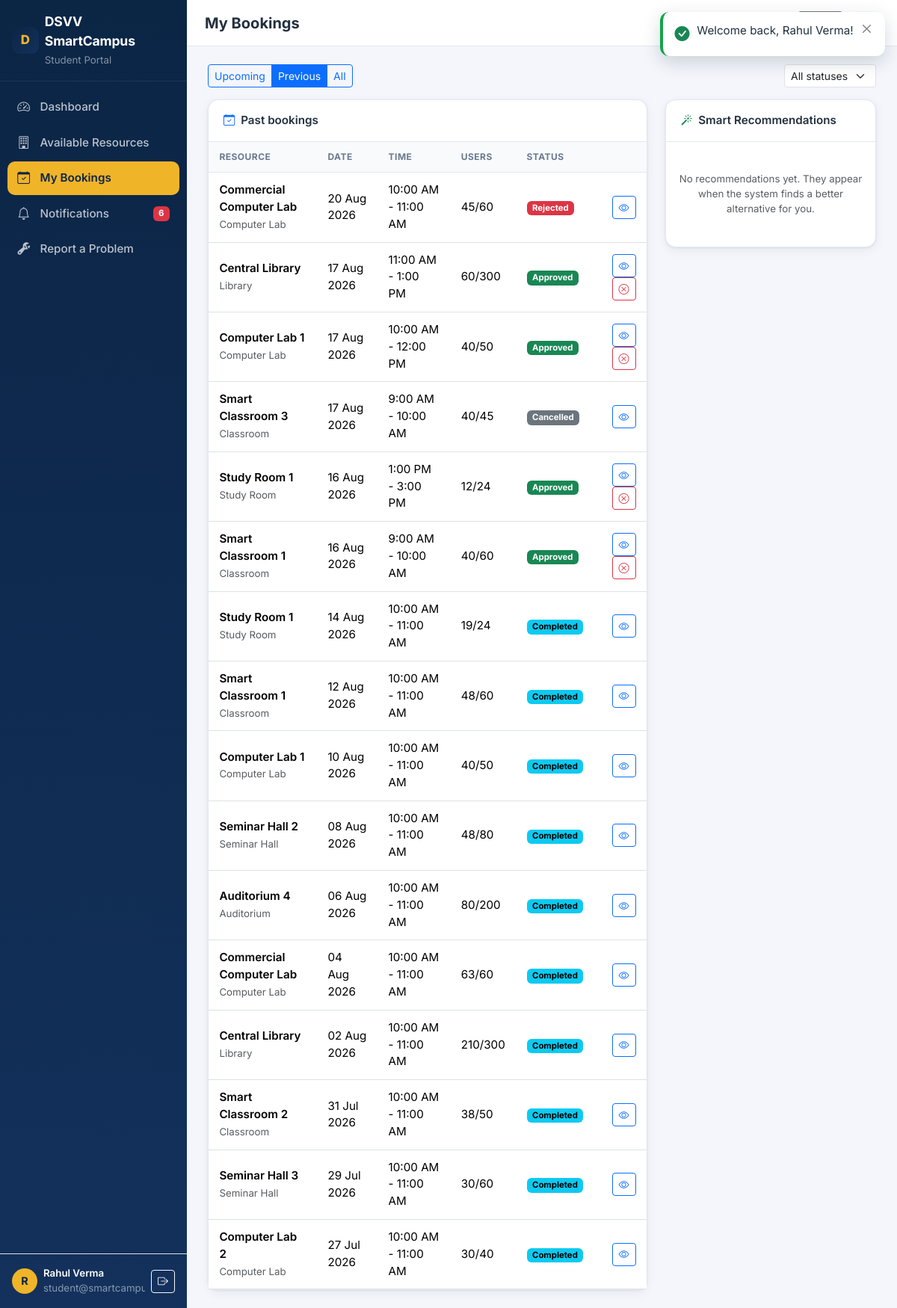
Page /student/my-bookings.php?filter=past (signed in) on the committed database.
### tables this page shows
CREATE TABLE users (
  id INT UNSIGNED AUTO_INCREMENT PRIMARY KEY,
  name VARCHAR(120) NOT NULL,
  email VARCHAR(160) NOT NULL UNIQUE,
  password VARCHAR(255) NOT NULL,
  role ENUM('student','faculty','admin') NOT NULL DEFAULT 'student',
  department VARCHAR(120) NULL,
  user_identifier VARCHAR(50) NULL,
  status ENUM('active','inactive') NOT NULL DEFAULT 'active',
  created_at TIMESTAMP DEFAULT CURRENT_TIMESTAMP
);

CREATE TABLE bookings (
  id INT UNSIGNED AUTO_INCREMENT PRIMARY KEY,
  user_id INT UNSIGNED NOT NULL,
  resource_id INT UNSIGNED NOT NULL,
  date DATE NOT NULL,
  start_time TIME NOT NULL,
  end_time TIME NOT NULL,
  expected_users INT UNSIGNED NOT NULL DEFAULT 0,
  purpose VARCHAR(255) NULL,
  status ENUM('pending','approved','rejected','cancelled','completed') NOT NULL DEFAULT 'pending',
  created_at TIMESTAMP DEFAULT CURRENT_TIMESTAMP,
  CONSTRAINT fk_bookings_user FOREIGN KEY (user_id) REFERENCES users(id) ON DELETE CASCADE,
  CONSTRAINT fk_bookings_resource FOREIGN KEY (resource_id) REFERENCES resources(id) ON DELETE CASCADE,
  KEY idx_date (date), KEY idx_status (status), KEY idx_resource (resource_id, date)
);

CREATE TABLE resources (
  id INT UNSIGNED AUTO_INCREMENT PRIMARY KEY,
  name VARCHAR(120) NOT NULL,
  type ENUM('classroom','computer_lab','library','seminar_hall','meeting_room','study_room','auditorium','hostel','canteen','health_centre','guest_house','amenity') NOT NULL,
  capacity INT UNSIGNED NOT NULL DEFAULT 0,
  location VARCHAR(160) NOT NULL,
  description TEXT NULL,
  facilities TEXT NULL,
  bookable_by ENUM('all','student','faculty','admin') NOT NULL DEFAULT 'all',
  status ENUM('active','inactive','maintenance') NOT NULL DEFAULT 'active',
  created_at TIMESTAMP DEFAULT CURRENT_TIMESTAMP,
  KEY idx_type (type), KEY idx_status (status)
);

### includes/functions.php (called while the page is built, shortened)
<?php
require_once __DIR__ . '/../config/database.php';
function e(?string $value): string {
    return htmlspecialchars((string)$value, ENT_QUOTES, 'UTF-8');
}
function url(string $path = '/'): string {
    if ($path === '/') return APP_URL !== '' ? APP_URL . '/' : '/';
    return APP_URL . $path;
}
function fmt_date(?string $date): string {
    $d = new DateTime($date);
    return $d->format(DATE_FORMAT);
}
function fmt_time(?string $time): string {
    $t = new DateTime($time);
    return $t->format(TIME_FORMAT);
}
function resource_type_label(?string $type): string {
    return RESOURCE_TYPES[$type] ?? ($type ?? '-');
}
function unread_notifications(PDO $pdo, int $userId): int {
    $stmt = $pdo->prepare("SELECT COUNT(*) FROM notifications WHERE user_id = :u AND is_read = 0");
    $stmt->execute([':u' => $userId]);
    return (int)$stmt->fetchColumn();
}
function booking_status_class(string $status): string {
    return match ($status) {
        'approved'  => 'success',
        'pending'   => 'warning',
        'rejected'  => 'danger',
        'cancelled' => 'secondary',
        'completed' => 'info',
        default     => 'secondary',
    };
}

### config/database.php (called while the page is built, shortened)
<?php
function maybe_install_schema(PDO $pdo): void {
    try {
        if ($pdo->query("SHOW TABLES LIKE 'users'")->fetchColumn()) {
            return;
        }
    } catch (Throwable $e) {
        error_log('[DSVV SmartCampus] auto-install skipped: ' . $e->getMessage());
    }
}
function db(): PDO {
    static $pdo = null;
    if ($pdo === null) {
        $dsn = 'mysql:host=' . DB_HOST . ';port=' . DB_PORT . ';dbname=' . DB_NAME . ';charset=utf8mb4';
        try {
            $pdo = new PDO($dsn, DB_USER, DB_PASS, [
                PDO::ATTR_ERRMODE            => PDO::ERRMODE_EXCEPTION,
                PDO::ATTR_DEFAULT_FETCH_MODE => PDO::FETCH_ASSOC,
                PDO::ATTR_EMULATE_PREPARES   => false,
            ]);
            maybe_install_schema($pdo);
        } catch (PDOException $e) {
            http_response_code(500);
            die('Database connection failed. Check the DB_* settings (config/config.php or environment variables) and ensure MySQL is running.<br>' . htmlspecialchars($e->getMessage()));
        }
    }
    return $pdo;
}

### includes/auth.php (called while the page is built, shortened)
<?php
require_once __DIR__ . '/functions.php';
function current_user(): ?array {
    static $user = false;
    if ($user === false) {
        $user = null;
        if (!empty($_SESSION['user_id'])) {
            $stmt = db()->prepare("SELECT * FROM users WHERE id = :id AND status = 'active'");
            $stmt->execute([':id' => (int)$_SESSION['user_id']]);
            $row = $stmt->fetch();
            if ($row) {
                $user = $row;
            } else {
                session_destroy();
            }
        }
    }
    return $user ?: null;
}
function require_login(string $redirectTo = '/login.php'): array {
    $u = current_user();
    return $u;
}
function require_any_role(array $roles): array {
    $u = require_login();
    return $u;
}
function role_home(string $role): string {
    return match ($role) {
        'admin'   => '/admin/dashboard.php',
        'faculty' => '/faculty/dashboard.php',
        default   => '/student/dashboard.php',
    };
}

### student/my-bookings.php (the view, shortened to what this page needs)
<?php
require_once __DIR__ . '/../includes/functions.php';
require_once __DIR__ . '/../includes/auth.php';
$u = require_any_role(['student', 'faculty']);
$pdo = db();
$page_title = 'My Bookings';
$active = 'bookings';
$filter = $_GET['filter'] ?? 'upcoming';
$today = date('Y-m-d');
$where = ["b.user_id = :uid"];
$params = [':uid' => (int)$u['id']];
switch ($filter) {
    case 'past':
        $where[] = "b.date < :dt OR (b.date = :dt2 AND b.end_time < :now) OR b.status IN ('completed')";
        $params[':dt'] = $today; $params[':dt2'] = $today; $params[':now'] = date('H:i:s');
        break;
}
$sql = "SELECT b.*, r.name AS resource_name, r.type AS resource_type, r.location AS location, r.capacity AS capacity
        FROM bookings b JOIN resources r ON r.id = b.resource_id
        WHERE " . implode(' AND ', $where) . " ORDER BY b.date DESC, b.start_time DESC";
$stmt = $pdo->prepare($sql);
$stmt->execute($params);
$bookings = $stmt->fetchAll();
$recs = $pdo->prepare(
    "SELECT rec.*, rr.name AS requested_name, rrc.name AS recommended_name, rrc.capacity AS recommended_capacity,
            b.date AS booking_date, b.start_time AS start_time, b.end_time AS end_time, b.expected_users AS expected_users, b.status AS booking_status
     FROM recommendations rec
     JOIN resources rr ON rr.id = rec.requested_resource_id
     JOIN resources rrc ON rrc.id = rec.recommended_resource_id
     LEFT JOIN bookings b ON b.id = rec.booking_id
     WHERE b.user_id = :uid OR rec.booking_id IS NULL
     ORDER BY rec.created_at DESC"
);
$recs->execute([':uid' => (int)$u['id']]);
$recommendations = $recs->fetchAll();
require_once __DIR__ . '/../includes/dash_header.php';
?>
<div class="d-flex flex-wrap gap-2 mb-3 align-items-center">
    <div class="btn-group btn-group-sm" role="group">
        <a class="btn btn-outline-primary <?= $filter === 'upcoming' ? 'active' : '' ?>" href="?filter=upcoming">Upcoming</a>
        <a class="btn btn-outline-primary <?= $filter === 'past' ? 'active' : '' ?>" href="?filter=past">Previous</a>
        <a class="btn btn-outline-primary <?= $filter === 'all' ? 'active' : '' ?>" href="?filter=all">All</a>
    </div>
    <select class="form-select form-select-sm ms-auto" style="width:auto" id="statusFilter" onchange="location.href='?filter=<?= e($filter) ?>&status='+this.value">
        <option value="">All statuses</option>
    </select>
</div>
<div class="row g-4">
    <div class="col-lg-8">
        <div class="sc-card">
            <div class="card-header-sc"><i class="bi bi-calendar-check text-primary"></i> <?= ucfirst($filter) ?> bookings</div>
            <div class="table-responsive">
                <table class="table sc-table mb-0">
                    <thead><tr><th>Resource</th><th>Date</th><th>Time</th><th>Users</th><th>Status</th><th></th></tr></thead>
                    <tbody>
                    <?php if (!$bookings): ?>
                        <tr><td colspan="6" class="text-center text-muted py-5">
                            <i class="bi bi-calendar-x fs-1 d-block mb-2"></i>
                            No bookings here yet. <a href="<?= url('/student/resources.php') ?>">Browse resources</a>
                        </td></tr>
                    <?php else: ?>
                        <?php foreach ($bookings as $b): ?>
                        <tr>
                            <td>
                                <div class="fw-semibold"><?= e($b['resource_name']) ?></div>
                                <small class="text-muted"><?= e(resource_type_label($b['resource_type'])) ?></small>
                            </td>
                            <td><?= fmt_date($b['date']) ?></td>
                            <td><?= fmt_time($b['start_time']) ?> - <?= fmt_time($b['end_time']) ?></td>
                            <td><?= (int)$b['expected_users'] ?>/<?= (int)$b['capacity'] ?></td>
                            <td><span class="badge text-bg-<?= booking_status_class($b['status']) ?>"><?= ucfirst($b['status']) ?></span></td>
                            <td class="text-end">
                                <a href="?filter=<?= e($filter) ?>&b=<?= (int)$b['id'] ?>" class="btn btn-sm btn-outline-primary"><i class="bi bi-eye"></i></a>
                                <?php if (in_array($b['status'], ['pending', 'approved'], true)): ?>
                                    <button class="btn btn-sm btn-outline-danger" onclick="cancelBooking(<?= (int)$b['id'] ?>)"><i class="bi bi-x-circle"></i></button>
                                <?php endif; ?>
                            </td>
                        </tr>
                        <?php endforeach; ?>
                    <?php endif; ?>
                    </tbody>
                </table>
            </div>
        </div>
    </div>
    <div class="col-lg-4">
        <div class="sc-card">
            <div class="card-header-sc"><i class="bi bi-magic text-success"></i> Smart Recommendations</div>
            <div class="p-3">
                <?php if (!$recommendations): ?>
                    <p class="text-muted small mb-0 text-center py-4">No recommendations yet. They appear when the system finds a better alternative for you.</p>
                <?php endif; ?>
            </div>
        </div>
    </div>
</div>
<?php
require_once __DIR__ . '/../includes/dash_footer.php';
?>

### includes/dash_header.php (shortened to what this page needs)
<?php
$pageTitle = $page_title ?? 'Dashboard';
$activeNav = $active ?? '';
$unread = $u ? unread_notifications(db(), (int)$u['id']) : 0;
?>
<!DOCTYPE html>
<html lang="en">
<head>
    <link href="https://cdn.jsdelivr.net/npm/bootstrap@5.3.3/dist/css/bootstrap.min.css" rel="stylesheet">
    <link rel="stylesheet" href="https://cdn.jsdelivr.net/npm/bootstrap-icons@1.11.3/font/bootstrap-icons.min.css">
    <link rel="stylesheet" href="<?= url('/assets/css/style.css') ?>">
</head>
<body class="dash-body">
<div class="dash-shell">
    <aside class="sc-sidebar" id="sidebar">
        <div class="d-flex align-items-center gap-2 px-3 py-3 border-bottom sc-sidebar-brand">
            <span class="sc-logo"><?= e(APP_NAME[0]) ?></span>
            <div class="flex-grow-1">
                <div class="fw-bold sc-brand-text text-white"><?= e(APP_NAME) ?></div>
                <small class="text-white-50"><?= ucfirst(e($u['role'])) ?> Portal</small>
            </div>
        </div>
        <nav class="sc-sidebar-nav flex-grow-1 overflow-auto">
            <?php
            foreach ($navItems[$u['role']] ?? [] as $item):
                $activeClass = $activeNav === $item['key'] ? ' active' : '';
            ?>
            <a href="<?= url($item['href']) ?>" class="sc-nav-item<?= $activeClass ?>">
                <i class="bi bi-<?= e($item['icon']) ?>"></i>
                <span><?= e($item['label']) ?></span>
                <?php if (!empty($item['badge']) && $item['badge'] > 0): ?>
                    <span class="badge bg-danger ms-auto"><?= (int)$item['badge'] ?></span>
                <?php endif; ?>
            </a>
            <?php endforeach; ?>
        </nav>
        <div class="p-3 border-top">
            <div class="d-flex align-items-center gap-2">
                <div class="sc-avatar"><?= e(strtoupper(substr($u['name'], 0, 1))) ?></div>
                <div class="flex-grow-1 text-truncate">
                    <div class="text-white small fw-semibold text-truncate"><?= e($u['name']) ?></div>
                    <div class="text-white-50 small"><?= e($u['email']) ?></div>
                </div>
                <a href="<?= url('/logout.php') ?>" class="btn btn-sm btn-outline-light" title="Logout"><i class="bi bi-box-arrow-right"></i></a>
            </div>
        </div>
    </aside>
    <div class="dash-main">
        <div class="sc-topbar d-flex align-items-center gap-3 px-3 px-lg-4">
            <div class="flex-grow-1">
                <h1 class="h5 mb-0 fw-bold"><?= e($pageTitle) ?></h1>
            </div>
            <a href="<?= url('/index.php') ?>" class="btn btn-sm btn-outline-secondary" title="Public site"><i class="bi bi-globe2"></i><span class="d-none d-sm-inline ms-1">Site</span></a>
            <a href="<?= url(role_home($u['role'])) ?>" class="btn btn-sm btn-light" title="Home"><i class="bi bi-house"></i></a>
        </div>
        <main class="dash-content">

### assets/css/style.css (style rules this page uses)
:root { --sc-navy: #0b2545; --sc-navy-2: #13315c; --sc-navy-3: #1b3a6b; --sc-gold: #f0b429; --sc-gold-2: #d99a06; --sc-bg: #f4f6fb; --sc-card: #ffffff; --sc-border: #e3e8f0; --sc-text: #22303f; --sc-muted: #6b7a8f; --sc-sidebar-w: 250px; --sc-shadow: 0 1px 3px rgba(11, 37, 69, .08), 0 4px 14px rgba(11, 37, 69, .06); --sc-radius: 14px; }
* { box-sizing: border-box; }
body { font-family: 'Inter', system-ui, -apple-system, 'Segoe UI', Roboto, sans-serif; color: var(--sc-text); background: var(--sc-bg); font-size: .95rem; }
a { text-decoration: none; }
.sc-card { background: var(--sc-card); border: 1px solid var(--sc-border); border-radius: var(--sc-radius); box-shadow: var(--sc-shadow); }
.sc-card .card-header-sc { padding: 1rem 1.25rem; border-bottom: 1px solid var(--sc-border); font-weight: 600; display: flex; align-items: center; gap: .5rem; }
.sc-avatar { width: 34px; height: 34px; border-radius: 50%; background: var(--sc-gold); color: var(--sc-navy); display: grid; place-items: center; font-weight: 700; font-size: .9rem; flex-shrink: 0; }
.sc-logo { width: 36px; height: 36px; border-radius: 10px; background: linear-gradient(135deg, var(--sc-navy) 0%, var(--sc-navy-2) 100%); color: var(--sc-gold); display: grid; place-items: center; font-weight: 800; font-size: 1.05rem; }
.sc-brand-text { color: var(--sc-navy); font-size: 1.1rem; letter-spacing: -.01em; }
.dash-body { background: var(--sc-bg); }
.dash-shell { display: flex; min-height: 100vh; }
.sc-sidebar { width: var(--sc-sidebar-w); background: linear-gradient(180deg, var(--sc-navy) 0%, var(--sc-navy-2) 100%); display: flex; flex-direction: column; position: fixed; top: 0; bottom: 0; left: 0; z-index: 1030; }
.sc-sidebar-brand { border-color: rgba(255,255,255,.08) !important; }
.sc-sidebar-nav { padding: .8rem .6rem; }
.sc-nav-item { display: flex; align-items: center; gap: .7rem; color: rgba(255,255,255,.72); padding: .62rem .85rem; border-radius: 10px; margin-bottom: .15rem; font-weight: 500; transition: background .12s ease, color .12s ease; }
.sc-nav-item i { font-size: 1.05rem; width: 1.2rem; }
.sc-nav-item.active { background: var(--sc-gold); color: var(--sc-navy); font-weight: 600; }
.dash-main { margin-left: var(--sc-sidebar-w); flex: 1; display: flex; flex-direction: column; min-width: 0; }
.sc-topbar { background: #fff; border-bottom: 1px solid var(--sc-border); height: 62px; position: sticky; top: 0; z-index: 1020; }
.dash-content { padding: 1.5rem 1.75rem; flex: 1; }
.sc-table thead th { background: #f8fafc; color: var(--sc-muted); font-size: .75rem; text-transform: uppercase; letter-spacing: .04em; border-bottom: 1px solid var(--sc-border) !important; padding: .7rem .9rem; }
.sc-table tbody td { padding: .75rem .9rem; vertical-align: middle; }

### rows in the picture
users: role "Student", name "R", name "Rahul Verma", email "student@smartcam…"
bookings: resource.name "Commercial Computer Lab", resource.type "Computer Lab", date "20 Aug 2026", start_time "10:00 AM", end_time "11:00 AM", expected_users "45", resource.capacity "60", status "Rejected"
bookings: resource.name "Central Library", resource.type "Library", date "17 Aug 2026", start_time "11:00 AM", end_time "1:00 PM", expected_users "60", resource.capacity "300", status "Approved"
bookings: resource.name "Computer Lab 1", resource.type "Computer Lab", date "17 Aug 2026", start_time "10:00 AM", end_time "12:00 PM", expected_users "40", resource.capacity "50", status "Approved"
bookings: resource.name "Smart Classroom 3", resource.type "Classroom", date "17 Aug 2026", start_time "9:00 AM", end_time "10:00 AM", expected_users "40", resource.capacity "45", status "Cancelled"
bookings: resource.name "Study Room 1", resource.type "Study Room", date "16 Aug 2026", start_time "1:00 PM", end_time "3:00 PM", expected_users "12", resource.capacity "24", status "Approved"
bookings: resource.name "Smart Classroom 1", resource.type "Classroom", date "16 Aug 2026", start_time "9:00 AM", end_time "10:00 AM", expected_users "40", resource.capacity "60", status "Approved"
bookings: resource.name "Study Room 1", resource.type "Study Room", date "14 Aug 2026", start_time "10:00 AM", end_time "11:00 AM", expected_users "19", resource.capacity "24", status "Completed"
bookings: resource.name "Smart Classroom 1", resource.type "Classroom", date "12 Aug 2026", start_time "10:00 AM", end_time "11:00 AM", expected_users "48", resource.capacity "60", status "Completed"
bookings: resource.name "Computer Lab 1", resource.type "Computer Lab", date "10 Aug 2026", start_time "10:00 AM", end_time "11:00 AM", expected_users "40", resource.capacity "50", status "Completed"
bookings: resource.name "Seminar Hall 2", resource.type "Seminar Hall", date "08 Aug 2026", start_time "10:00 AM", end_time "11:00 AM", expected_users "48", resource.capacity "80", status "Completed"
bookings: resource.name "Auditorium 4", resource.type "Auditorium", date "06 Aug 2026", start_time "10:00 AM", end_time "11:00 AM", expected_users "80", resource.capacity "200", status "Completed"
bookings: resource.name "Commercial Computer Lab", resource.type "Computer Lab", date "04 Aug 2026", start_time "10:00 AM", end_time "11:00 AM", expected_users "63", resource.capacity "60", status "Completed"
bookings: resource.name "Central Library", resource.type "Library", date "02 Aug 2026", start_time "10:00 AM", end_time "11:00 AM", expected_users "210", resource.capacity "300", status "Completed"
bookings: resource.name "Smart Classroom 2", resource.type "Classroom", date "31 Jul 2026", start_time "10:00 AM", end_time "11:00 AM", expected_users "38", resource.capacity "50", status "Completed"
bookings: resource.name "Seminar Hall 3", resource.type "Seminar Hall", date "29 Jul 2026", start_time "10:00 AM", end_time "11:00 AM", expected_users "30", resource.capacity "60", status "Completed"
bookings: resource.name "Computer Lab 2", resource.type "Computer Lab", date "27 Jul 2026", start_time "10:00 AM", end_time "11:00 AM", expected_users "30", resource.capacity "40", status "Completed"

### other values in the picture
APP_NAME[0] "D"
APP_NAME "DSVV SmartCampus"
$item['label'] "Dashboard"
$item['label'] "Available Resources"
$item['label'] "My Bookings"
$item['label'] "Notifications"
$item['badge'] "6"
$item['label'] "Report a Problem"
$pageTitle "My Bookings"
$filter "Past"
